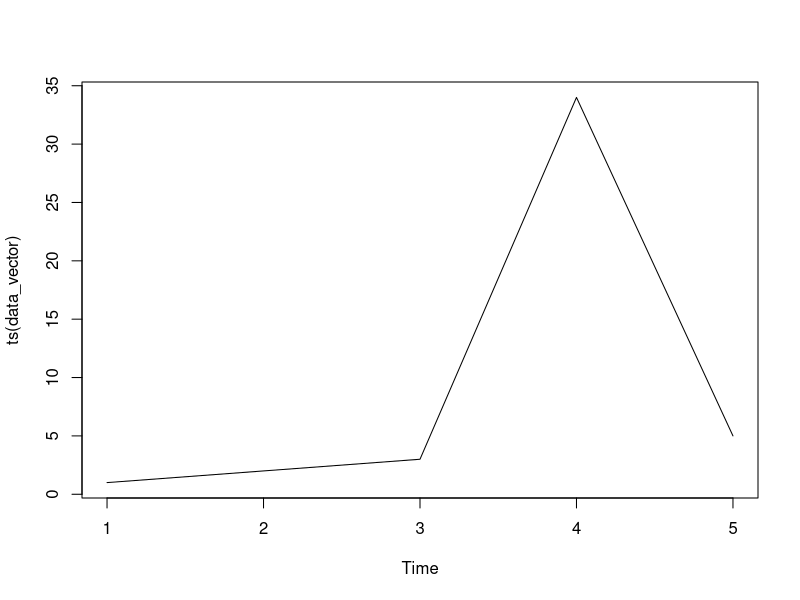
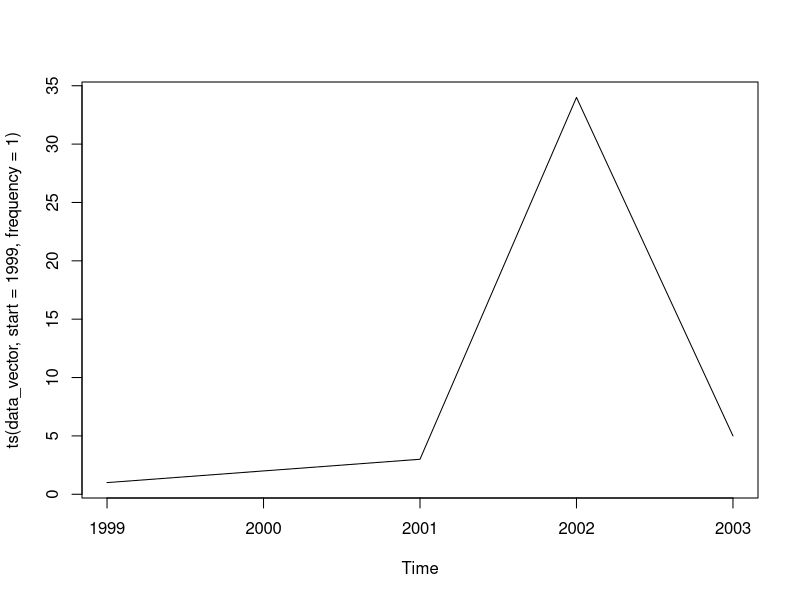
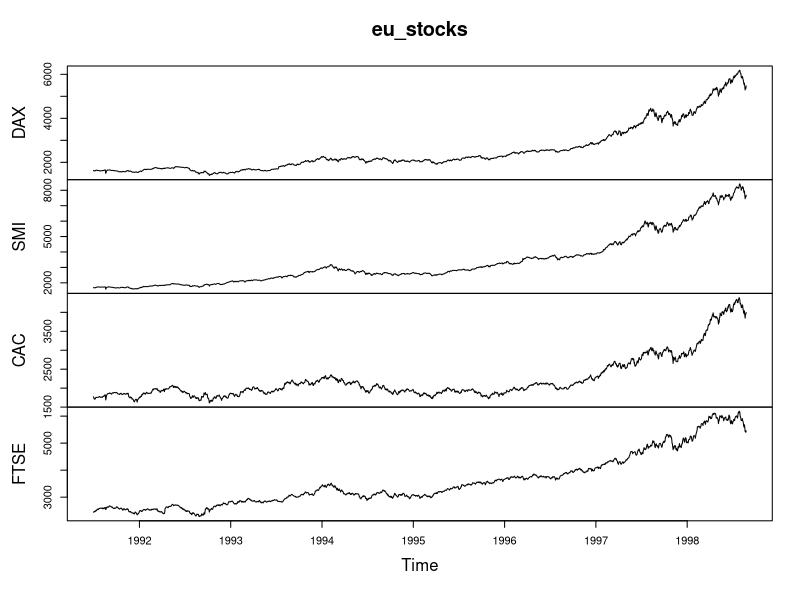
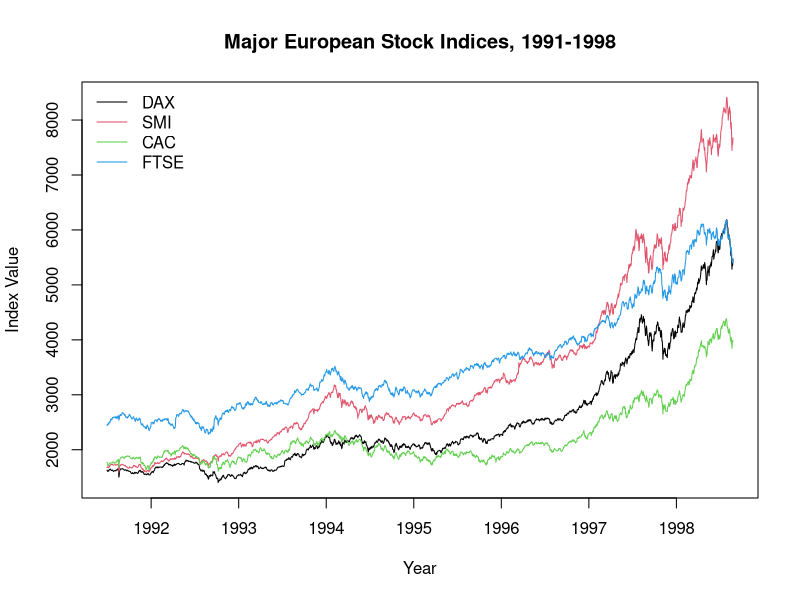

The R script that drew these images, in order:
library(xts)
library(zoo)

data_vector=c(1,2,3,34,5)
plot(ts(data_vector))
plot(ts(data_vector, start = 1999, frequency = 1))


eu_stocks<-EuStockMarkets  ## R default time series database
is.ts(eu_stocks)
start(eu_stocks)
end(eu_stocks)
frequency(eu_stocks)

# Generate a simple plot of eu_stocks
plot(eu_stocks)

# Use ts.plot with eu_stocks
ts.plot(eu_stocks, col = 1:4, xlab = "Year", ylab = "Index Value", main = "Major European Stock Indices, 1991-1998")

# Add a legend to your ts.plot
legend("topleft", colnames(eu_stocks), lty = 1, col = 1:4, bty = "n")

